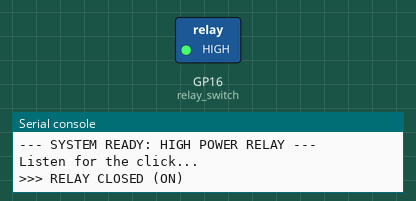
Recording of a program running on a simulated Raspberry Pi Pico running MicroPython. Shown: switched loads named in the program (green lamp = pin HIGH), the last lines printed to the serial console.

Above: at 1.0 s.
At 3.0 s:
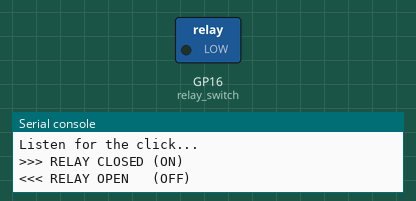
Timing chart, 0 to 5.2 s (numbered marks = the images above):
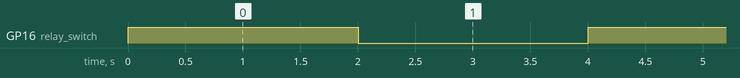

The program:

14_relay.py
```python
# -----------------------------------------------------------------------------
# Lesson 14: Heavy Lifting (The Relay)
# -----------------------------------------------------------------------------
# Module: KY-019 Relay Module
# Goal: Control high-power circuits (like a lamp or fan) safely.
#
# ANATOMY:
# A Relay is an electromagnet that pulls a physical metal switch.
# - NO (Normally Open): Disconnected until you turn it ON.
# - NC (Normally Closed): Connected until you turn it OFF.
# - click! : The sound of the magnet moving the switch.
#
# WIRING:
# - S (Signal) -> GP16
# - + (VCC)    -> 3.3V
# - - (GND)    -> GND
# -----------------------------------------------------------------------------

import machine
import time

class HardwareConfig:
    PIN_RELAY = 16
    CYCLE_TIME_SEC = 2.0

def main():
    # 1. Setup Output
    relay_switch = machine.Pin(HardwareConfig.PIN_RELAY, machine.Pin.OUT)

    print("--- SYSTEM READY: HIGH POWER RELAY ---")
    print("Listen for the click...")

    while True:
        # A. Turn ON
        print(">>> RELAY CLOSED (ON)")
        relay_switch.value(1)
        time.sleep(HardwareConfig.CYCLE_TIME_SEC)

        # B. Turn OFF
        print("<<< RELAY OPEN   (OFF)")
        relay_switch.value(0)
        time.sleep(HardwareConfig.CYCLE_TIME_SEC)

if __name__ == "__main__":
    main()
```

Measured:
- by itself, GP16 (relay_switch): alternates HIGH for 2.0 s and LOW for 2.0 s
